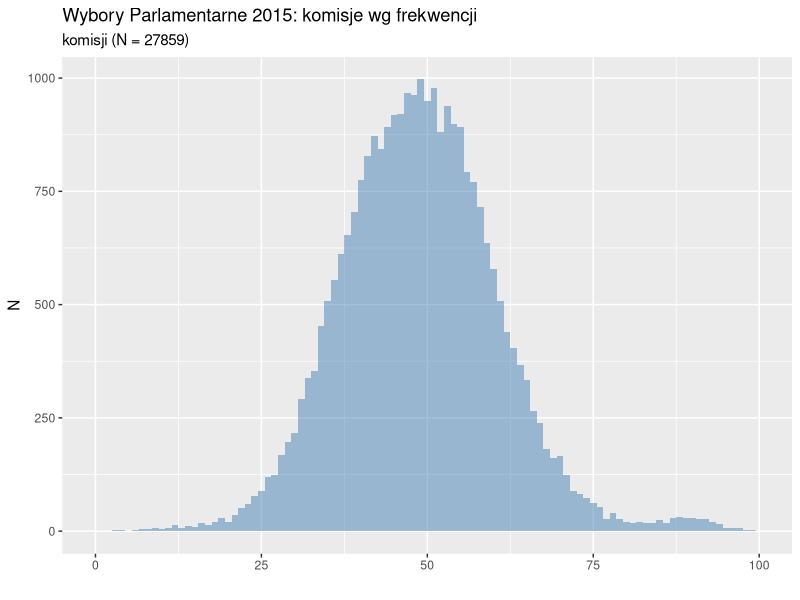
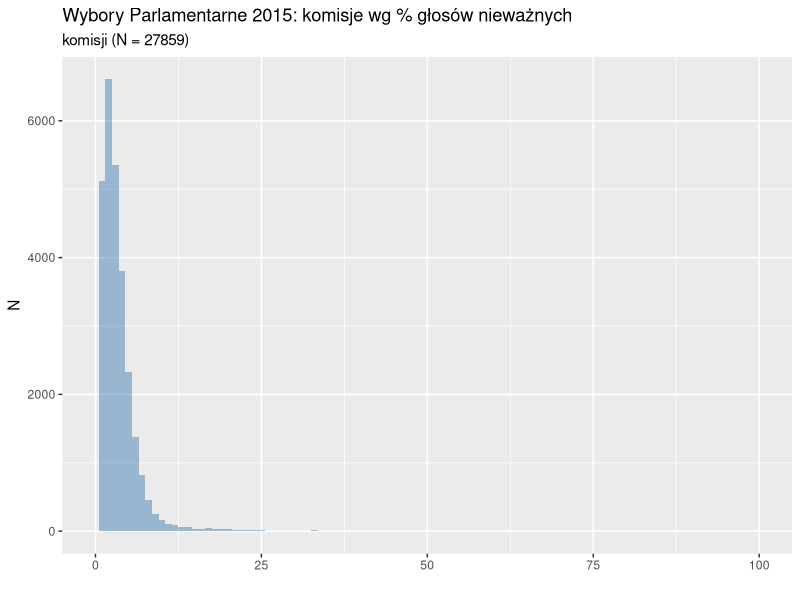
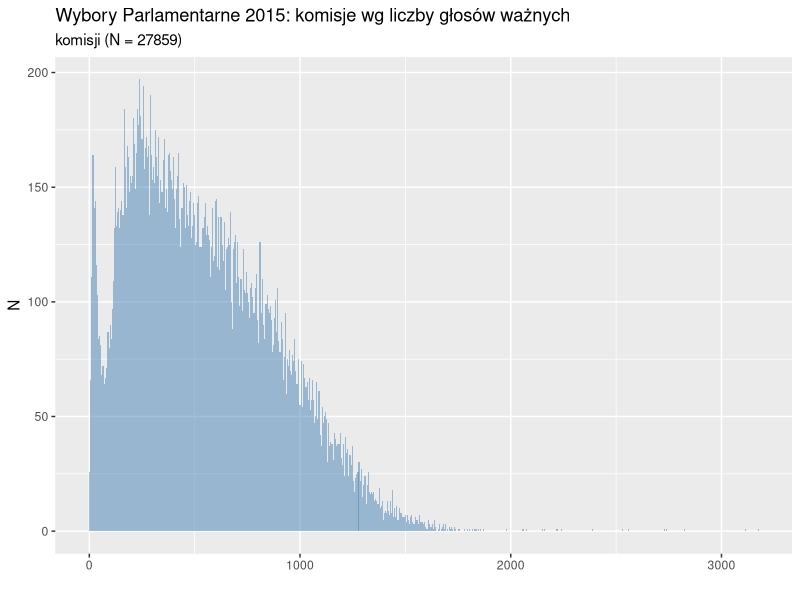

These figures' R source, in order:
library(ggplot2)

d <- read.csv("komisje-frekwencja2015.csv", sep = ';',  header=T, na.string="NA");

pdf(file="komisje-frekwencja2015.pdf", onefile = TRUE);

ggplot(d, aes(x=freq)) +
    ggtitle("Wybory Parlamentarne 2015: komisje wg frekwencji", subtitle="komisji (N = 27859)") +
    xlab(label="") + ylab(label="N") +
    scale_x_continuous(limits = c(0, 100)) +
    geom_histogram(binwidth=1, fill="steelblue", alpha=.5)

ggplot(d, aes(x=pgnw)) +
    ggtitle("Wybory Parlamentarne 2015: komisje wg % głosów nieważnych", subtitle="komisji (N = 27859)") +
    xlab(label="") + ylab(label="N") +
    scale_x_continuous(limits = c(0, 100)) +
    geom_histogram(binwidth=1, fill="steelblue", alpha=.5)

ggplot(d, aes(x=lgw)) +
    ggtitle("Wybory Parlamentarne 2015: komisje wg liczby głosów ważnych", subtitle="komisji (N = 27859)") +
    xlab(label="") + ylab(label="N") +
    ##scale_x_continuous(limits = c(0, 100)) +
    geom_histogram(binwidth=5, fill="steelblue", alpha=.5)

fivenum(d$lgw)
mean(d$lgw, na.rm=TRUE)

d <- subset (d, ( lgw < 25 ));


nrow(d)
